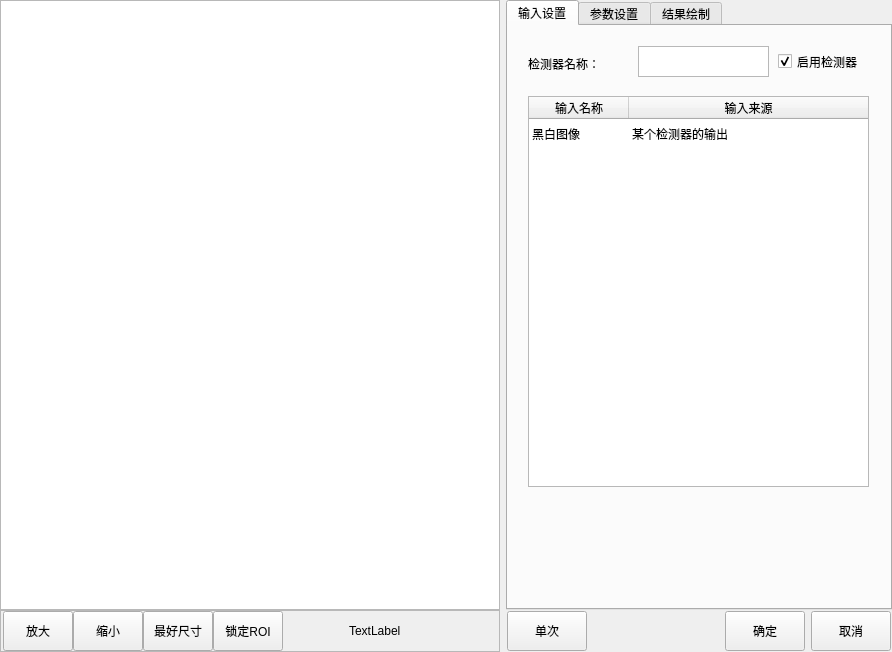
<?xml version="1.0" encoding="UTF-8"?>
<ui version="4.0">
 <class>CMvManualBinary</class>
 <widget class="QWidget" name="CMvManualBinary">
  <property name="geometry">
   <rect>
    <x>0</x>
    <y>0</y>
    <width>892</width>
    <height>652</height>
   </rect>
  </property>
  <property name="windowTitle">
   <string>手动二值化</string>
  </property>
  <layout class="QHBoxLayout" name="horizontalLayout_3">
   <property name="leftMargin">
    <number>0</number>
   </property>
   <property name="topMargin">
    <number>0</number>
   </property>
   <property name="rightMargin">
    <number>0</number>
   </property>
   <property name="bottomMargin">
    <number>0</number>
   </property>
   <item>
    <layout class="QVBoxLayout" name="verticalLayout_2">
     <property name="spacing">
      <number>0</number>
     </property>
     <item>
      <widget class="QGraphicsView" name="graphicsView_mainImage">
       <property name="minimumSize">
        <size>
         <width>500</width>
         <height>600</height>
        </size>
       </property>
       <property name="maximumSize">
        <size>
         <width>16777215</width>
         <height>16777215</height>
        </size>
       </property>
      </widget>
     </item>
     <item>
      <widget class="QFrame" name="frame">
       <property name="minimumSize">
        <size>
         <width>500</width>
         <height>42</height>
        </size>
       </property>
       <property name="maximumSize">
        <size>
         <width>500</width>
         <height>42</height>
        </size>
       </property>
       <property name="frameShape">
        <enum>QFrame::StyledPanel</enum>
       </property>
       <property name="frameShadow">
        <enum>QFrame::Raised</enum>
       </property>
       <layout class="QHBoxLayout" name="horizontalLayout">
        <property name="spacing">
         <number>0</number>
        </property>
        <property name="leftMargin">
         <number>2</number>
        </property>
        <property name="topMargin">
         <number>0</number>
        </property>
        <property name="rightMargin">
         <number>0</number>
        </property>
        <property name="bottomMargin">
         <number>0</number>
        </property>
        <item>
         <widget class="QPushButton" name="pushButton_zoomIn">
          <property name="minimumSize">
           <size>
            <width>70</width>
            <height>40</height>
           </size>
          </property>
          <property name="maximumSize">
           <size>
            <width>70</width>
            <height>40</height>
           </size>
          </property>
          <property name="text">
           <string>放大</string>
          </property>
         </widget>
        </item>
        <item>
         <widget class="QPushButton" name="pushButton_zoomOut">
          <property name="minimumSize">
           <size>
            <width>70</width>
            <height>40</height>
           </size>
          </property>
          <property name="maximumSize">
           <size>
            <width>70</width>
            <height>40</height>
           </size>
          </property>
          <property name="text">
           <string>缩小</string>
          </property>
         </widget>
        </item>
        <item>
         <widget class="QPushButton" name="pushButton_zoomBest">
          <property name="minimumSize">
           <size>
            <width>70</width>
            <height>40</height>
           </size>
          </property>
          <property name="maximumSize">
           <size>
            <width>70</width>
            <height>40</height>
           </size>
          </property>
          <property name="text">
           <string>最好尺寸</string>
          </property>
         </widget>
        </item>
        <item>
         <widget class="QPushButton" name="pushButton_lockRoiMove">
          <property name="minimumSize">
           <size>
            <width>70</width>
            <height>40</height>
           </size>
          </property>
          <property name="maximumSize">
           <size>
            <width>70</width>
            <height>40</height>
           </size>
          </property>
          <property name="text">
           <string>锁定ROI</string>
          </property>
         </widget>
        </item>
        <item>
         <spacer name="horizontalSpacer">
          <property name="orientation">
           <enum>Qt::Horizontal</enum>
          </property>
          <property name="sizeHint" stdset="0">
           <size>
            <width>63</width>
            <height>20</height>
           </size>
          </property>
         </spacer>
        </item>
        <item>
         <widget class="QLabel" name="label_mousePos">
          <property name="minimumSize">
           <size>
            <width>150</width>
            <height>40</height>
           </size>
          </property>
          <property name="maximumSize">
           <size>
            <width>150</width>
            <height>40</height>
           </size>
          </property>
          <property name="text">
           <string>TextLabel</string>
          </property>
         </widget>
        </item>
       </layout>
      </widget>
     </item>
    </layout>
   </item>
   <item>
    <layout class="QVBoxLayout" name="verticalLayout">
     <property name="spacing">
      <number>0</number>
     </property>
     <item>
      <widget class="QTabWidget" name="tabWidget">
       <property name="minimumSize">
        <size>
         <width>382</width>
         <height>602</height>
        </size>
       </property>
       <property name="maximumSize">
        <size>
         <width>16777215</width>
         <height>16777215</height>
        </size>
       </property>
       <property name="currentIndex">
        <number>0</number>
       </property>
       <widget class="QWidget" name="tab">
        <attribute name="title">
         <string>输入设置</string>
        </attribute>
        <widget class="QLabel" name="label_funcName">
         <property name="geometry">
          <rect>
           <x>20</x>
           <y>30</y>
           <width>81</width>
           <height>16</height>
          </rect>
         </property>
         <property name="text">
          <string>检测器名称：</string>
         </property>
        </widget>
        <widget class="QCheckBox" name="checkBox_enableFunc">
         <property name="geometry">
          <rect>
           <x>270</x>
           <y>20</y>
           <width>101</width>
           <height>31</height>
          </rect>
         </property>
         <property name="minimumSize">
          <size>
           <width>101</width>
           <height>31</height>
          </size>
         </property>
         <property name="text">
          <string>启用检测器</string>
         </property>
         <property name="checked">
          <bool>true</bool>
         </property>
        </widget>
        <widget class="QPlainTextEdit" name="plainTextEdit_funcName">
         <property name="geometry">
          <rect>
           <x>130</x>
           <y>20</y>
           <width>131</width>
           <height>31</height>
          </rect>
         </property>
         <property name="minimumSize">
          <size>
           <width>131</width>
           <height>31</height>
          </size>
         </property>
         <property name="maximumSize">
          <size>
           <width>131</width>
           <height>31</height>
          </size>
         </property>
         <property name="overwriteMode">
          <bool>false</bool>
         </property>
        </widget>
        <widget class="QTableWidget" name="tableWidget_input">
         <property name="geometry">
          <rect>
           <x>20</x>
           <y>70</y>
           <width>341</width>
           <height>391</height>
          </rect>
         </property>
         <property name="editTriggers">
          <set>QAbstractItemView::NoEditTriggers</set>
         </property>
         <property name="selectionMode">
          <enum>QAbstractItemView::SingleSelection</enum>
         </property>
         <property name="textElideMode">
          <enum>Qt::ElideRight</enum>
         </property>
         <property name="verticalScrollMode">
          <enum>QAbstractItemView::ScrollPerItem</enum>
         </property>
         <property name="showGrid">
          <bool>false</bool>
         </property>
         <attribute name="horizontalHeaderStretchLastSection">
          <bool>true</bool>
         </attribute>
         <attribute name="verticalHeaderVisible">
          <bool>false</bool>
         </attribute>
         <attribute name="verticalHeaderCascadingSectionResizes">
          <bool>false</bool>
         </attribute>
         <row>
          <property name="text">
           <string>1</string>
          </property>
         </row>
         <column>
          <property name="text">
           <string>输入名称</string>
          </property>
         </column>
         <column>
          <property name="text">
           <string>输入来源</string>
          </property>
         </column>
         <item row="0" column="0">
          <property name="text">
           <string>黑白图像</string>
          </property>
         </item>
         <item row="0" column="1">
          <property name="text">
           <string>某个检测器的输出</string>
          </property>
         </item>
        </widget>
       </widget>
       <widget class="QWidget" name="tab_2">
        <attribute name="title">
         <string>参数设置</string>
        </attribute>
        <widget class="QComboBox" name="comboBox_binaryDetection">
         <property name="geometry">
          <rect>
           <x>10</x>
           <y>50</y>
           <width>101</width>
           <height>31</height>
          </rect>
         </property>
         <item>
          <property name="text">
           <string>常规型</string>
          </property>
         </item>
         <item>
          <property name="text">
           <string>筛选型</string>
          </property>
         </item>
        </widget>
        <widget class="QLabel" name="label_binaryDetection">
         <property name="geometry">
          <rect>
           <x>10</x>
           <y>20</y>
           <width>111</width>
           <height>31</height>
          </rect>
         </property>
         <property name="text">
          <string>二值化类型：</string>
         </property>
        </widget>
        <widget class="QLabel" name="label_grayLevelMax">
         <property name="geometry">
          <rect>
           <x>10</x>
           <y>90</y>
           <width>111</width>
           <height>31</height>
          </rect>
         </property>
         <property name="text">
          <string>灰度值上限：</string>
         </property>
        </widget>
        <widget class="QSpinBox" name="spinBox_grayLevelMax">
         <property name="geometry">
          <rect>
           <x>10</x>
           <y>120</y>
           <width>101</width>
           <height>31</height>
          </rect>
         </property>
         <property name="maximum">
          <number>255</number>
         </property>
        </widget>
        <widget class="QLabel" name="label_grayLevelMin">
         <property name="geometry">
          <rect>
           <x>120</x>
           <y>90</y>
           <width>111</width>
           <height>31</height>
          </rect>
         </property>
         <property name="text">
          <string>灰度值下限：</string>
         </property>
        </widget>
        <widget class="QSpinBox" name="spinBox_grayLevelMin">
         <property name="geometry">
          <rect>
           <x>120</x>
           <y>120</y>
           <width>101</width>
           <height>31</height>
          </rect>
         </property>
         <property name="maximum">
          <number>255</number>
         </property>
        </widget>
        <widget class="QWidget" name="widget_screen" native="true">
         <property name="enabled">
          <bool>false</bool>
         </property>
         <property name="geometry">
          <rect>
           <x>0</x>
           <y>160</y>
           <width>241</width>
           <height>141</height>
          </rect>
         </property>
         <widget class="QComboBox" name="comboBox_selectedColor">
          <property name="geometry">
           <rect>
            <x>10</x>
            <y>30</y>
            <width>101</width>
            <height>31</height>
           </rect>
          </property>
          <item>
           <property name="text">
            <string>黑色</string>
           </property>
          </item>
          <item>
           <property name="text">
            <string>灰色</string>
           </property>
          </item>
          <item>
           <property name="text">
            <string>白色</string>
           </property>
          </item>
         </widget>
         <widget class="QLabel" name="label_selectedColor">
          <property name="geometry">
           <rect>
            <x>10</x>
            <y>0</y>
            <width>111</width>
            <height>31</height>
           </rect>
          </property>
          <property name="text">
           <string>选定颜色：</string>
          </property>
         </widget>
         <widget class="QLabel" name="label_averageRange">
          <property name="geometry">
           <rect>
            <x>10</x>
            <y>70</y>
            <width>111</width>
            <height>31</height>
           </rect>
          </property>
          <property name="text">
           <string>平均范围：</string>
          </property>
         </widget>
         <widget class="QSpinBox" name="spinBox_averageRange">
          <property name="geometry">
           <rect>
            <x>10</x>
            <y>100</y>
            <width>101</width>
            <height>31</height>
           </rect>
          </property>
          <property name="maximum">
           <number>255</number>
          </property>
         </widget>
         <widget class="QDoubleSpinBox" name="doubleSpinBox_strict">
          <property name="geometry">
           <rect>
            <x>120</x>
            <y>100</y>
            <width>101</width>
            <height>31</height>
           </rect>
          </property>
          <property name="maximum">
           <double>1.000000000000000</double>
          </property>
         </widget>
         <widget class="QLabel" name="label_strict">
          <property name="geometry">
           <rect>
            <x>120</x>
            <y>70</y>
            <width>111</width>
            <height>31</height>
           </rect>
          </property>
          <property name="text">
           <string>严格程度：</string>
          </property>
         </widget>
        </widget>
       </widget>
       <widget class="QWidget" name="tab_4">
        <attribute name="title">
         <string>结果绘制</string>
        </attribute>
        <widget class="QCheckBox" name="checkBox_valuTrig">
         <property name="geometry">
          <rect>
           <x>30</x>
           <y>20</y>
           <width>101</width>
           <height>31</height>
          </rect>
         </property>
         <property name="text">
          <string>启用绘制</string>
         </property>
         <property name="checked">
          <bool>true</bool>
         </property>
        </widget>
       </widget>
      </widget>
     </item>
     <item>
      <layout class="QHBoxLayout" name="horizontalLayout_2">
       <property name="leftMargin">
        <number>1</number>
       </property>
       <property name="topMargin">
        <number>1</number>
       </property>
       <property name="rightMargin">
        <number>1</number>
       </property>
       <property name="bottomMargin">
        <number>1</number>
       </property>
       <item>
        <widget class="QPushButton" name="pushButton_ones">
         <property name="minimumSize">
          <size>
           <width>80</width>
           <height>40</height>
          </size>
         </property>
         <property name="maximumSize">
          <size>
           <width>80</width>
           <height>40</height>
          </size>
         </property>
         <property name="text">
          <string>单次</string>
         </property>
        </widget>
       </item>
       <item>
        <spacer name="horizontalSpacer_2">
         <property name="orientation">
          <enum>Qt::Horizontal</enum>
         </property>
         <property name="sizeHint" stdset="0">
          <size>
           <width>40</width>
           <height>20</height>
          </size>
         </property>
        </spacer>
       </item>
       <item>
        <widget class="QPushButton" name="pushButton_affirm">
         <property name="minimumSize">
          <size>
           <width>80</width>
           <height>40</height>
          </size>
         </property>
         <property name="maximumSize">
          <size>
           <width>80</width>
           <height>40</height>
          </size>
         </property>
         <property name="text">
          <string>确定</string>
         </property>
        </widget>
       </item>
       <item>
        <widget class="QPushButton" name="pbPrev_cancel">
         <property name="minimumSize">
          <size>
           <width>80</width>
           <height>40</height>
          </size>
         </property>
         <property name="maximumSize">
          <size>
           <width>80</width>
           <height>40</height>
          </size>
         </property>
         <property name="text">
          <string>取消</string>
         </property>
        </widget>
       </item>
      </layout>
     </item>
    </layout>
   </item>
  </layout>
 </widget>
 <layoutdefault spacing="6" margin="11"/>
 <resources>
  <include location="CMvFindRoundParamWidget.qrc"/>
 </resources>
 <connections/>
</ui>
